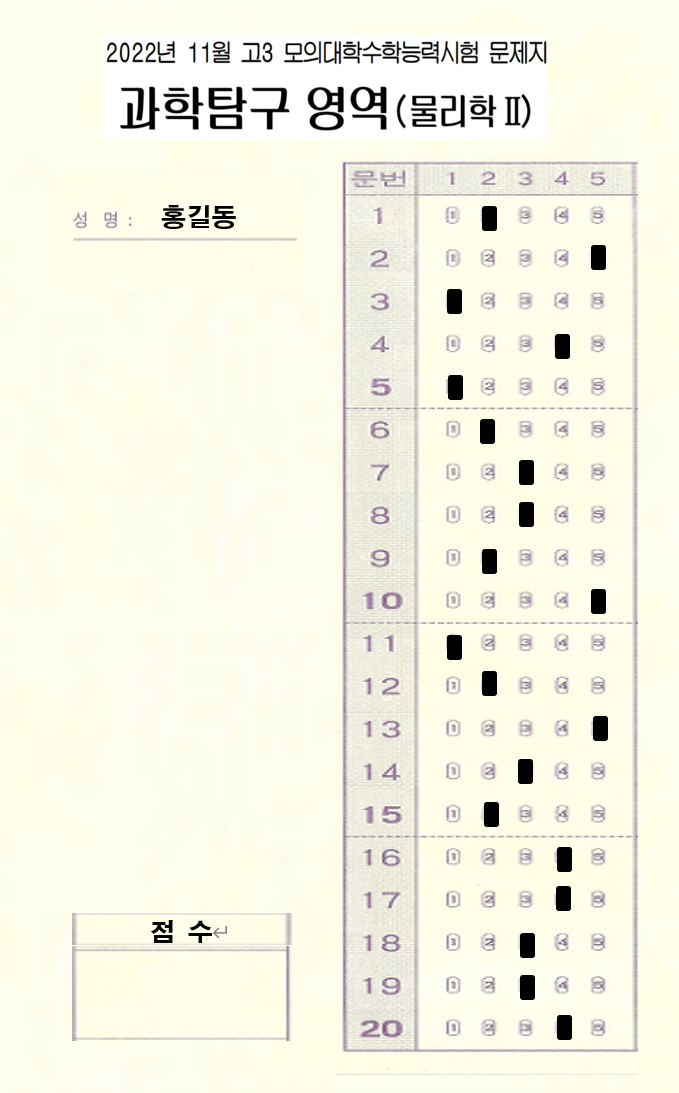
#> input picture OSS-Term-SEUNG/omr.png, 679 x 1093 px
$ python OCR_test.py
#> lines starting #> are read from the running program, lines starting #| are printed output that depends on the picture
import pytesseract
import cv2
import numpy as np
import matplotlib.pyplot as plt

config = ('-l kor+eng --oem 3 --psm 4')
img = cv2.imread('./omr.png', cv2.IMREAD_GRAYSCALE)
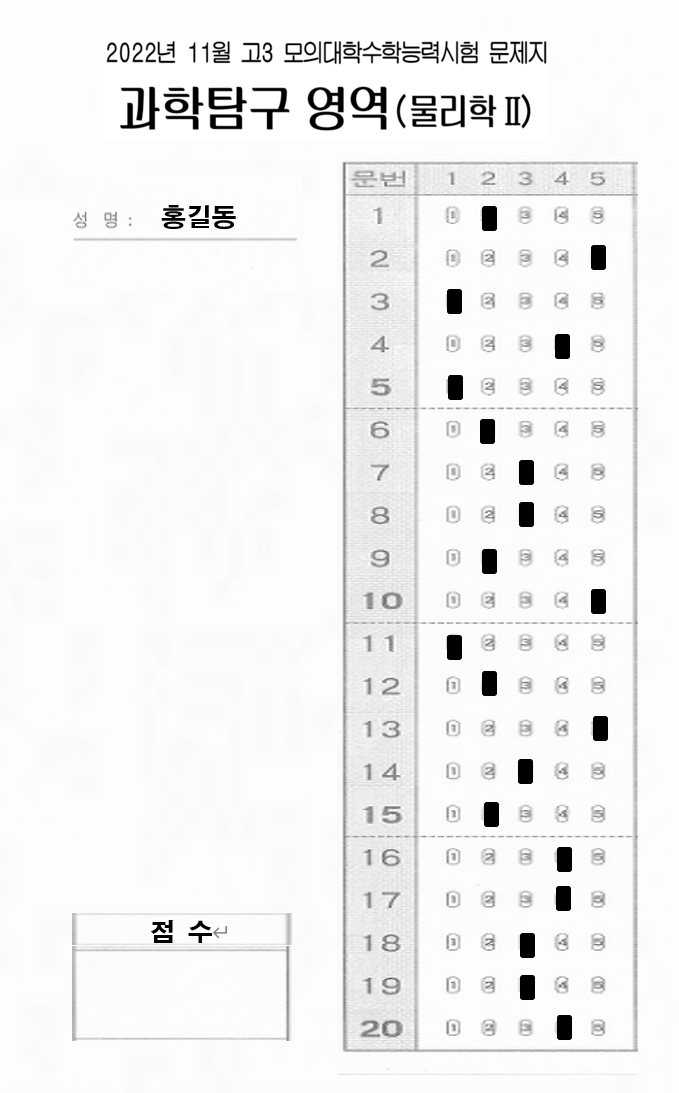
#> img: shape (1093, 679); min 0, max 255, mean 241.8
print('이미지 그레이처리----------------')

#omr_testName_gray = cv2.imread('./omr.png', cv2.COLOR_BGR2GRAY)
omr_testName_gray = img[0:160, 0:700]
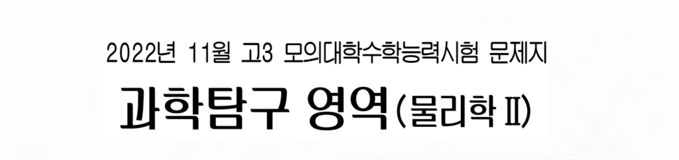
#> omr_testName_gray: shape (160, 679); min 0, max 255, mean 234.7
omr_testName_gray=cv2.resize(omr_testName_gray,dsize=(0,0),fx=2.5,fy=2.5,interpolation=cv2.INTER_AREA)
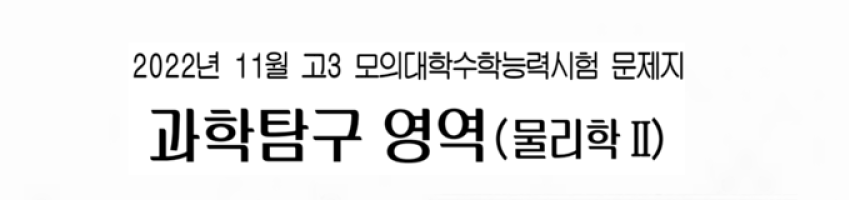
#> omr_testName_gray: shape (400, 1698) (shown at 1/2 size); min 0, max 255, mean 234.7
cv2.imshow("testName", omr_testName_gray)
#> (the run stopped early here; a loop or call above may not have finished)

$ run again, with OSS-Term-SEUNG/image.png copied over OSS-Term-SEUNG/omr.png
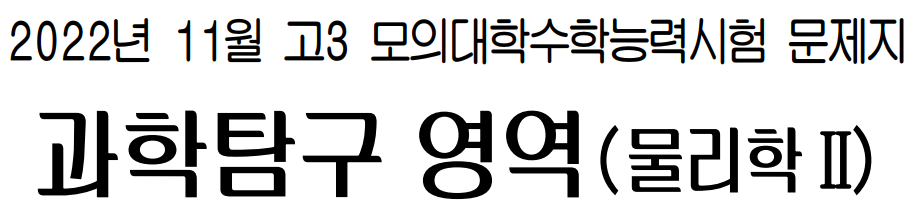
#> input picture OSS-Term-SEUNG/image.png, 918 x 220 px
#> `img = cv2.imread('./omr.png', cv2.IMREAD_GRAYSCALE)`:
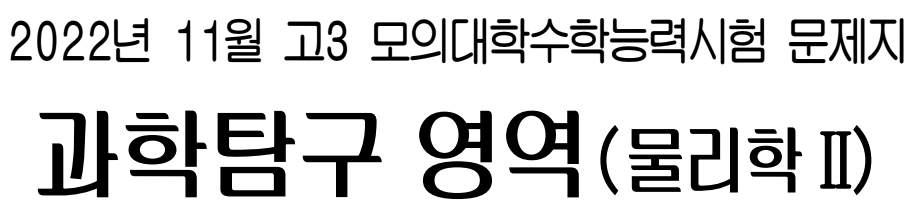
#> img: shape (220, 918); min 0, max 255, mean 212.9
#> `omr_testName_gray=cv2.resize(omr_testName_gray,dsize=(0,0),fx=2.5,fy=2..`:
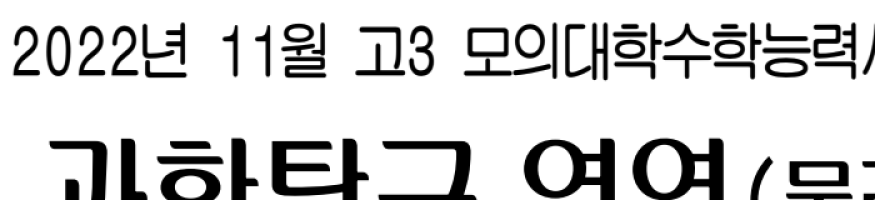
#> omr_testName_gray: shape (400, 1750) (shown at 1/2 size); min 0, max 255, mean 210.3
